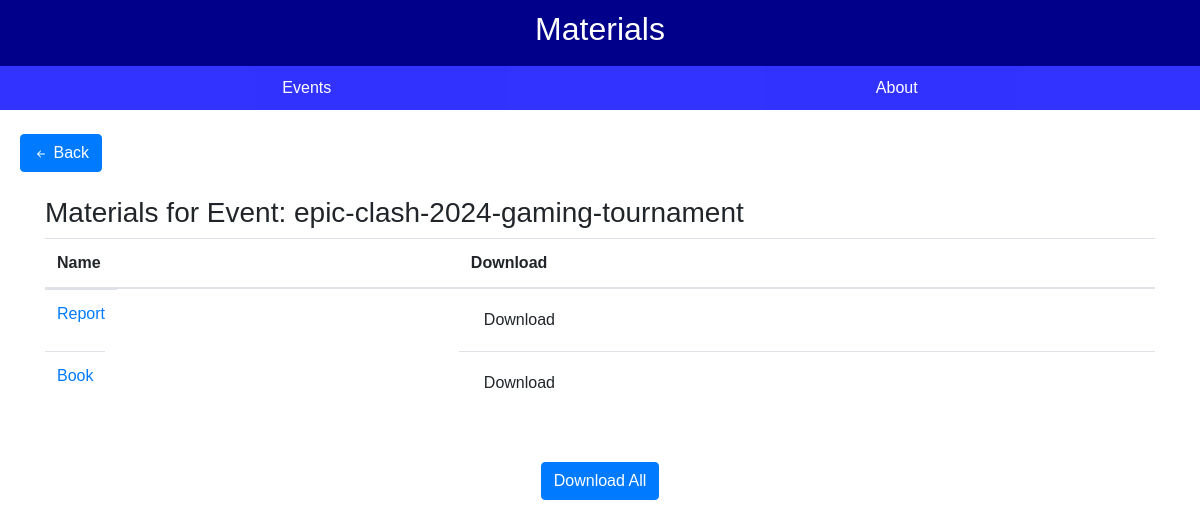
The page /event/epic-clash-2024-gaming-tournament/materials/ on the database its author committed.
### events/models.py (models this page shows)
class Event(models.Model):
    title = models.CharField(max_length=255)
    description = models.TextField()
    date = models.DateField()
    location = models.CharField(max_length=255)
    user = models.ForeignKey(User, on_delete=models.CASCADE)
    image = models.ImageField(upload_to='event_images/', null=True, blank=True)
    slug = AutoSlugField(populate_from='title', unique=True)

class Material(models.Model):
    name = models.CharField(max_length=255)
    event = models.ForeignKey(Event, on_delete=models.CASCADE, related_name='materials')
    file = models.FileField(upload_to='event_materials/')
    description = models.TextField()

### events/views.py (the view)
# urls.py: path('event/<slug:slug>/materials/', materials_list, name='materials_list'),
def materials_list(request, slug):
    event_materials = Material.objects.filter(event__slug=slug)
    return render(request, 'events/materials_list.html', {'materials': event_materials, 'event_slug': slug})

### events/templates/events/materials_list.html (shortened to what this page needs)
{% extends 'base.html' %}
{% block content_title %}Materials{% endblock %}
{% block content %}
<br>
<a href="{% url 'event_detail' slug=event_slug %}" class="btn btn-primary back-button">
    <svg xmlns="http://www.w3.org/2000/svg" width="16" height="16" fill="currentColor" class="bi bi-arrow-left-short" viewBox="0 0 16 16">
        <path fill-rule="evenodd" d="M12 8a.5.5 0 0 1-.5.5H5.707l2.147 2.146a.5.5 0 0 1-.708.708l-3-3a.5.5 0 0 1 0-.708l3-3a.5.5 0 1 1 .708.708L5.707 7.5H11.5a.5.5 0 0 1 .5.5"/>
    </svg> Back
</a>
<div class="container pt-4">
    <h3 class="text-wrap">Materials for Event: {{ event_slug }}</h3>
    {% if materials %}
        <table class="table">
            <thead>
                <tr>
                    <th>Name</th>
                    <th>Download</th>
                </tr>
            </thead>
            <tbody>
                {% for material in materials %}
                    <tr>
                        <td class="material-tooltip">
                            <a href="{% url 'material_detail' pk=material.pk %}">{{ material.name }}</a>
                        </td>
                        <td>
                            <a href="{{ material.file.url }}" download>
                                <button type="button" class="btn">Download</button>
                            </a>
                        </td>
                    </tr>
                {% endfor %}
            </tbody>
        </table>
        <div class="container d-flex justify-content-center mt-5">
            <a href="{% url 'download_all_materials' event_slug=event_slug %}" class="btn btn-primary">Download All</a>
        </div>
    {% else %}
        <p>No materials available for this event.</p>
    {% endif %}
</div>
{% endblock %}

### templates/base.html (style rules this page uses)
body { font-family: Arial, sans-serif; margin: 0; padding: 0; }

### events/templates/events/materials_list.html (style rules this page uses)
.back-button { margin-left: 20px; }
.material-tooltip { position: relative; display: inline-block; cursor: pointer; }

### rows shown on the page
Event: slug "epic-clash-2024-gaming-tournament"
Material: name "Report"
Material: name "Book"
